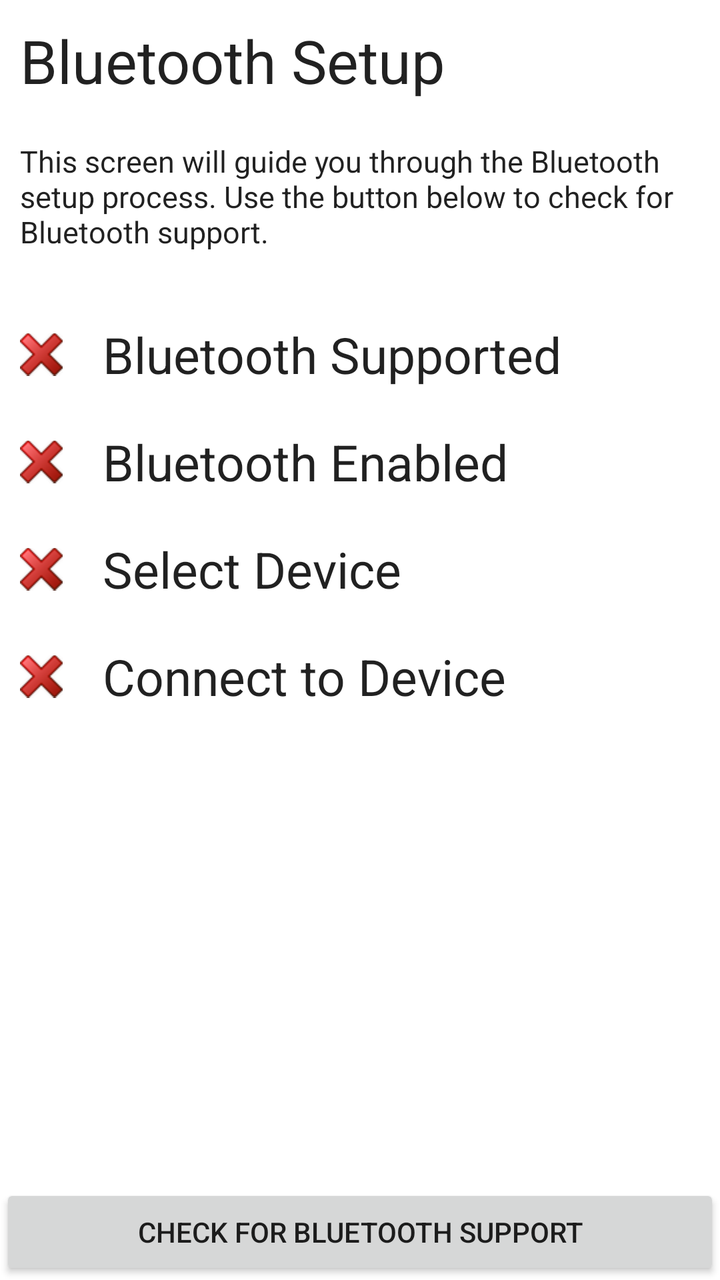
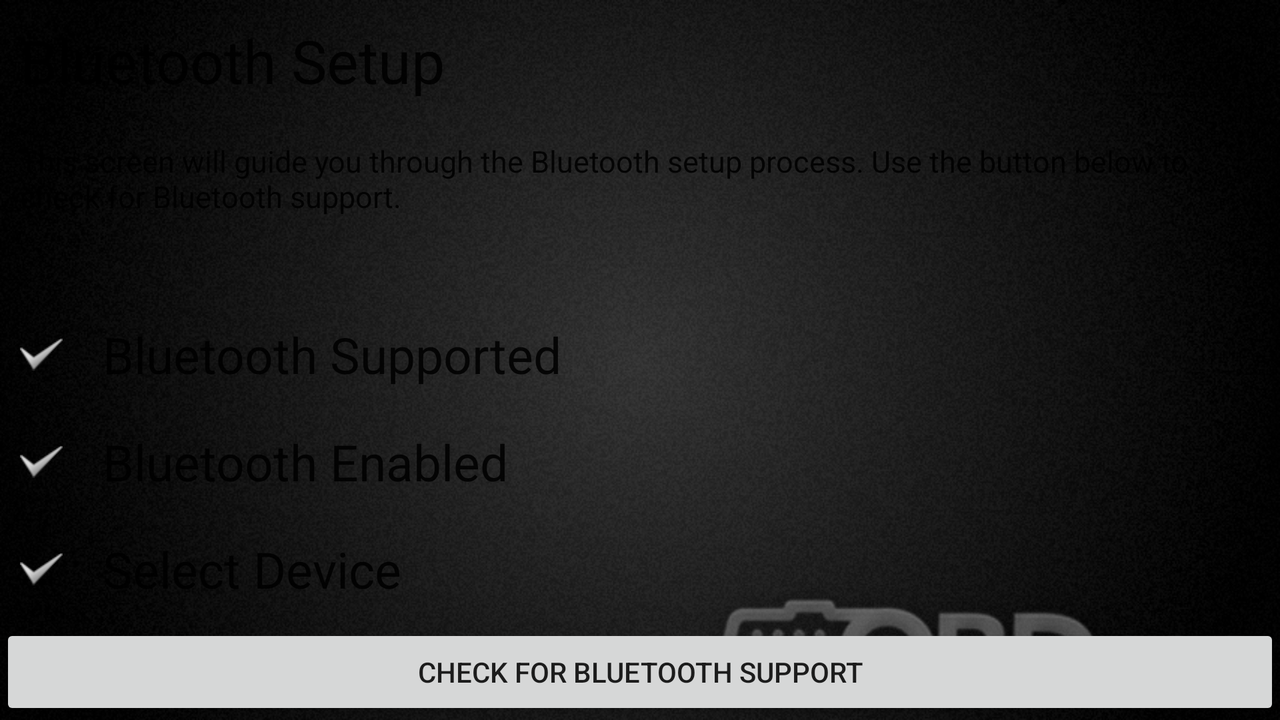

Compare how this app lays out the same screen by default and in its alternative resource folder. The renders come first, then the two layout files and the values they reference.
<!-- AndroidManifest.xml: fallback theme Theme.MaterialComponents.DayNight.NoActionBar -->
<!-- res/layout/setupwizard_bluetooth.xml -->
<?xml version="1.0" encoding="utf-8"?>
<LinearLayout xmlns:android="http://schemas.android.com/apk/res/android"
	android:layout_width="fill_parent" android:layout_height="fill_parent"
	android:orientation="vertical">
	<TextView android:id="@+id/setupwizard.bluetooth.heading"
		style="@style/setupwizard.header" android:text="@string/setupwizard.bluetooth.heading.text"
		android:layout_width="fill_parent" android:layout_height="wrap_content"
		android:layout_weight="0"></TextView>
	<TextView android:id="@+id/setupwizard.bluetooth.text"
		android:text="@string/setupwizard.bluetooth.text.check" style="@style/setupwizard.body.bluetooth"
		android:layout_width="fill_parent" android:layout_weight="0"></TextView>
	<TableLayout xmlns:android="http://schemas.android.com/apk/res/android"
		android:layout_width="fill_parent" android:layout_height="fill_parent"
		android:shrinkColumns="true" android:layout_weight="1">
		<TableRow>
			<LinearLayout xmlns:android="http://schemas.android.com/apk/res/android"
				android:layout_width="fill_parent" android:layout_height="fill_parent"
				android:orientation="horizontal">
				<ImageView android:id="@+id/setupwizard.bluetooth.list.supported.image"
					android:src="@drawable/red_x" android:layout_height="match_parent"
					android:layout_width="wrap_content" style="@style/setupwizard.list"></ImageView>
				<TextView android:id="@+id/setupwizard.bluetooth.list.supported"
					android:text="@string/setupwizard.bluetooth.list.supported.text"
					style="@style/setupwizard.list" android:layout_width="fill_parent"
					android:layout_height="wrap_content"></TextView>
			</LinearLayout>
		</TableRow>
		<TableRow>
			<LinearLayout xmlns:android="http://schemas.android.com/apk/res/android"
				android:layout_width="fill_parent" android:layout_height="fill_parent"
				android:orientation="horizontal">
				<ImageView android:id="@+id/setupwizard.bluetooth.list.enabled.image"
					android:src="@drawable/red_x" android:layout_height="match_parent"
					android:layout_width="wrap_content" style="@style/setupwizard.list"></ImageView>
				<TextView android:id="@+id/setupwizard.bluetooth.list.enabled"
					android:text="@string/setupwizard.bluetooth.list.enabled.text"
					style="@style/setupwizard.list" android:layout_width="fill_parent"
					android:layout_height="wrap_content"></TextView>
			</LinearLayout>
		</TableRow>
		<TableRow>
			<LinearLayout xmlns:android="http://schemas.android.com/apk/res/android"
				android:layout_width="fill_parent" android:layout_height="fill_parent"
				android:orientation="horizontal">
				<ImageView android:id="@+id/setupwizard.bluetooth.list.paired.image"
					android:src="@drawable/red_x" android:layout_height="match_parent"
					android:layout_width="wrap_content" style="@style/setupwizard.list"></ImageView>
				<TextView android:id="@+id/setupwizard.bluetooth.list.select"
					android:text="@string/setupwizard.bluetooth.list.select.text"

					android:layout_width="fill_parent" style="@style/setupwizard.list"
					android:layout_height="wrap_content"></TextView>
			</LinearLayout>
		</TableRow>
		<TableRow>
			<LinearLayout xmlns:android="http://schemas.android.com/apk/res/android"
				android:layout_width="fill_parent" android:layout_height="fill_parent"
				android:orientation="horizontal">
				<ImageView android:id="@+id/setupwizard.bluetooth.list.connected.image"
					android:src="@drawable/red_x" android:layout_height="match_parent"
					android:layout_width="wrap_content" style="@style/setupwizard.list"></ImageView>
				<TextView android:id="@+id/setupwizard.bluetooth.list.connected"
					android:text="@string/setupwizard.bluetooth.list.connected.text"
					android:layout_width="fill_parent" style="@style/setupwizard.list"
					android:layout_height="wrap_content"></TextView>
			</LinearLayout>
		</TableRow>
	</TableLayout>
	<Button android:text="@string/setupwizard.bluetooth.button.check.text"
		android:id="@+id/setupwizard.bluetooth.button" android:layout_width="fill_parent"
		android:layout_height="wrap_content"></Button>
</LinearLayout>
<!-- resources referenced by this layout -->
<resources>
  <!-- drawable red_x: png bitmap (drawable-hdpi, 3094 bytes) -->
  <string name="setupwizard.bluetooth.button.check.text">Check for Bluetooth Support</string>
  <string name="setupwizard.bluetooth.heading.text">Bluetooth Setup</string>
  <string name="setupwizard.bluetooth.list.connected.text">Connect to Device</string>
  <string name="setupwizard.bluetooth.list.enabled.text">Bluetooth Enabled</string>
  <string name="setupwizard.bluetooth.list.select.text">Select Device</string>
  <string name="setupwizard.bluetooth.list.supported.text">Bluetooth Supported</string>
  <string name="setupwizard.bluetooth.text.check">This screen will guide you through the Bluetooth
  		setup process. Use the button below to check for Bluetooth support.
  	</string>
  <style name="setupwizard.body.bluetooth" parent="setupwizard.body">
  		<item name="android:layout_height">90dip</item>
  	</style>
  <style name="setupwizard.header" parent="android:Theme">
  		<item name="android:textSize">30dip</item>
  		<item name="android:padding">10dip</item>
  	</style>
  <style name="setupwizard.list" parent="android:Theme">
  		<item name="android:textSize">25dip</item>
  		<item name="android:padding">10dip</item>
  	</style>
  <style name="setupwizard.body" parent="android:Theme">
  		<item name="android:textSize">15dip</item>
  		<item name="android:padding">10dip</item>
  	</style>
</resources>
<!-- res/layout-land/setupwizard_bluetooth.xml (the author's variant of the layout above) -->
<!-- drawn on the phone turned sideways -->
<?xml version="1.0" encoding="utf-8"?>
<LinearLayout xmlns:android="http://schemas.android.com/apk/res/android"
	android:layout_width="fill_parent" android:layout_height="fill_parent"
	android:orientation="vertical" android:background="@drawable/background_landscape">
	<TextView android:id="@+id/setupwizard.bluetooth.heading"
		style="@style/setupwizard.header" android:text="@string/setupwizard.bluetooth.heading.text"
		android:layout_width="fill_parent" android:layout_height="wrap_content"
		android:layout_weight="0"></TextView>
	<ScrollView android:id="@+id/ScrollView"
		android:layout_width="fill_parent" android:layout_height="wrap_content"
		android:layout_weight="1">
		<LinearLayout xmlns:android="http://schemas.android.com/apk/res/android"
			android:layout_width="fill_parent" android:layout_height="fill_parent"
			android:orientation="vertical">
			<TextView android:id="@+id/setupwizard.bluetooth.text"
				android:text="@string/setupwizard.bluetooth.text.check" style="@style/setupwizard.body.bluetooth"
				android:layout_width="fill_parent" android:layout_weight="0"></TextView>
			<TableLayout xmlns:android="http://schemas.android.com/apk/res/android"
				android:layout_width="fill_parent" android:layout_height="fill_parent"
				android:shrinkColumns="true" android:layout_weight="1">
				<TableRow>
					<LinearLayout xmlns:android="http://schemas.android.com/apk/res/android"
						android:layout_width="fill_parent" android:layout_height="fill_parent"
						android:orientation="horizontal">
						<ImageView android:id="@+id/setupwizard.bluetooth.list.supported.image"
							android:src="@drawable/grey_tick" android:layout_height="match_parent"
							android:layout_width="wrap_content" style="@style/setupwizard.list"></ImageView>
						<TextView android:id="@+id/setupwizard.bluetooth.list.supported"
							android:text="@string/setupwizard.bluetooth.list.supported.text"
							style="@style/setupwizard.list" android:layout_width="fill_parent"
							android:layout_height="wrap_content"></TextView>
					</LinearLayout>
				</TableRow>
				<TableRow>
					<LinearLayout xmlns:android="http://schemas.android.com/apk/res/android"
						android:layout_width="fill_parent" android:layout_height="fill_parent"
						android:orientation="horizontal">
						<ImageView android:id="@+id/setupwizard.bluetooth.list.enabled.image"
							android:src="@drawable/grey_tick" android:layout_height="match_parent"
							android:layout_width="wrap_content" style="@style/setupwizard.list"></ImageView>
						<TextView android:id="@+id/setupwizard.bluetooth.list.enabled"
							android:text="@string/setupwizard.bluetooth.list.enabled.text"
							style="@style/setupwizard.list" android:layout_width="fill_parent"
							android:layout_height="wrap_content"></TextView>
					</LinearLayout>
				</TableRow>
				<TableRow>
					<LinearLayout xmlns:android="http://schemas.android.com/apk/res/android"
						android:layout_width="fill_parent" android:layout_height="fill_parent"
						android:orientation="horizontal">
						<ImageView android:id="@+id/setupwizard.bluetooth.list.paired.image"
							android:src="@drawable/grey_tick" android:layout_height="match_parent"
							android:layout_width="wrap_content" style="@style/setupwizard.list"></ImageView>
						<TextView android:id="@+id/setupwizard.bluetooth.list.select"
							android:text="@string/setupwizard.bluetooth.list.select.text"

							android:layout_width="fill_parent" style="@style/setupwizard.list"
							android:layout_height="wrap_content"></TextView>
					</LinearLayout>
				</TableRow>
				<TableRow>
					<LinearLayout xmlns:android="http://schemas.android.com/apk/res/android"
						android:layout_width="fill_parent" android:layout_height="fill_parent"
						android:orientation="horizontal">
						<ImageView android:id="@+id/setupwizard.bluetooth.list.connected.image"
							android:src="@drawable/grey_tick" android:layout_height="match_parent"
							android:layout_width="wrap_content" style="@style/setupwizard.list"></ImageView>
						<TextView android:id="@+id/setupwizard.bluetooth.list.connected"
							android:text="@string/setupwizard.bluetooth.list.connected.text"
							android:layout_width="fill_parent" style="@style/setupwizard.list"
							android:layout_height="wrap_content"></TextView>
					</LinearLayout>
				</TableRow>
				<TableRow>
					<LinearLayout xmlns:android="http://schemas.android.com/apk/res/android"
						android:layout_width="fill_parent" android:layout_height="fill_parent"
						android:orientation="horizontal">
						<ImageView android:id="@+id/setupwizard.bluetooth.list.verify.image"
							android:src="@drawable/grey_tick" android:layout_height="match_parent"
							android:layout_width="wrap_content" style="@style/setupwizard.list"></ImageView>
						<TextView android:id="@+id/setupwizard.bluetooth.list.verify"
							android:text="@string/setupwizard.bluetooth.list.verify.text"
							android:layout_width="fill_parent" style="@style/setupwizard.list"
							android:layout_height="wrap_content"></TextView>
					</LinearLayout>
				</TableRow>
			</TableLayout>
		</LinearLayout>
	</ScrollView>
	<Button android:text="@string/setupwizard.bluetooth.button.check.text"
		android:id="@+id/setupwizard.bluetooth.button" android:layout_width="fill_parent"
		android:layout_height="wrap_content"></Button>
</LinearLayout>
<!-- resources referenced by the variant -->
<!-- as the phone turned sideways resolves them -->
<resources>
  <!-- drawable background_landscape: png bitmap (drawable-hdpi, 332411 bytes) -->
  <!-- drawable grey_tick: png bitmap (drawable-hdpi, 1697 bytes) -->
  <string name="setupwizard.bluetooth.button.check.text">Check for Bluetooth Support</string>
  <string name="setupwizard.bluetooth.heading.text">Bluetooth Setup</string>
  <string name="setupwizard.bluetooth.list.connected.text">Connect to Device</string>
  <string name="setupwizard.bluetooth.list.enabled.text">Bluetooth Enabled</string>
  <string name="setupwizard.bluetooth.list.select.text">Select Device</string>
  <string name="setupwizard.bluetooth.list.supported.text">Bluetooth Supported</string>
  <string name="setupwizard.bluetooth.list.verify.text">Verify Hardware</string>
  <string name="setupwizard.bluetooth.text.check">This screen will guide you through the Bluetooth
  		setup process. Use the button below to check for Bluetooth support.
  	</string>
  <style name="setupwizard.body.bluetooth" parent="setupwizard.body">
  		<item name="android:layout_height">90dip</item>
  	</style>
  <style name="setupwizard.header" parent="android:Theme">
  		<item name="android:textSize">30dip</item>
  		<item name="android:padding">10dip</item>
  	</style>
  <style name="setupwizard.list" parent="android:Theme">
  		<item name="android:textSize">25dip</item>
  		<item name="android:padding">10dip</item>
  	</style>
  <style name="setupwizard.body" parent="android:Theme">
  		<item name="android:textSize">15dip</item>
  		<item name="android:padding">10dip</item>
  	</style>
</resources>
